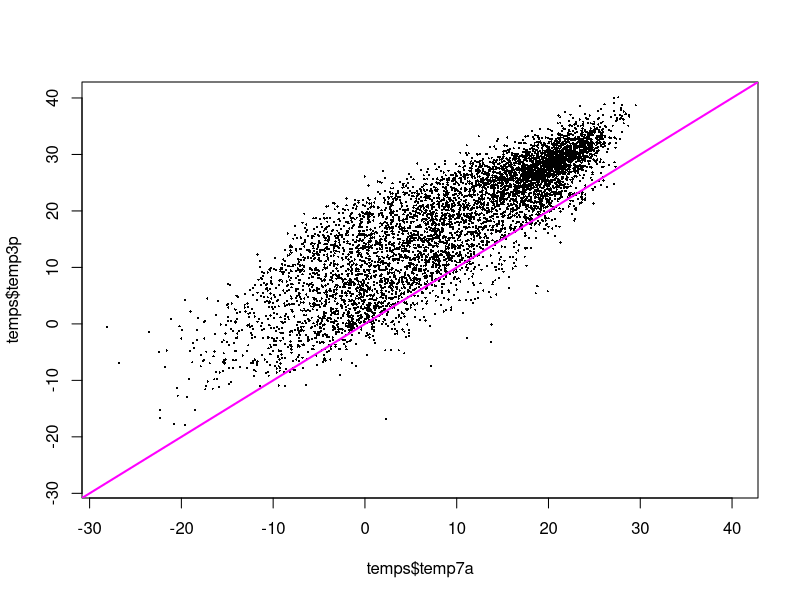
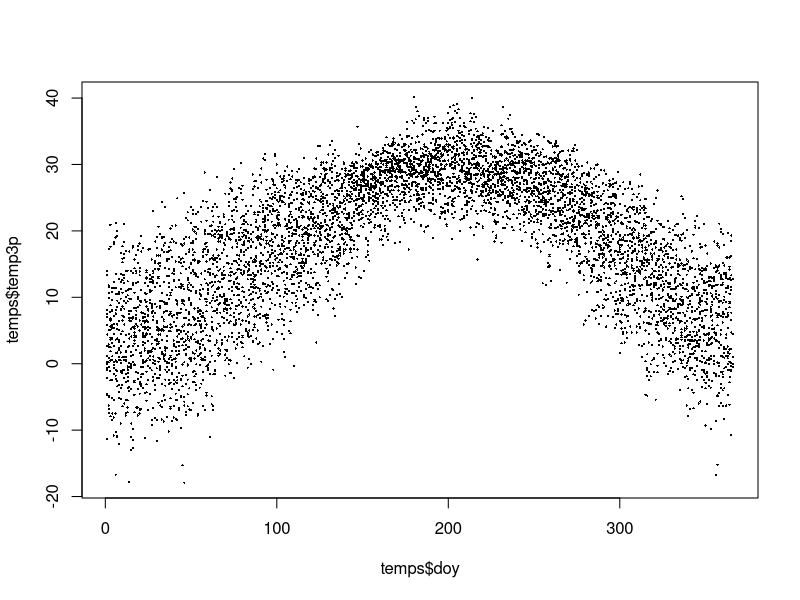
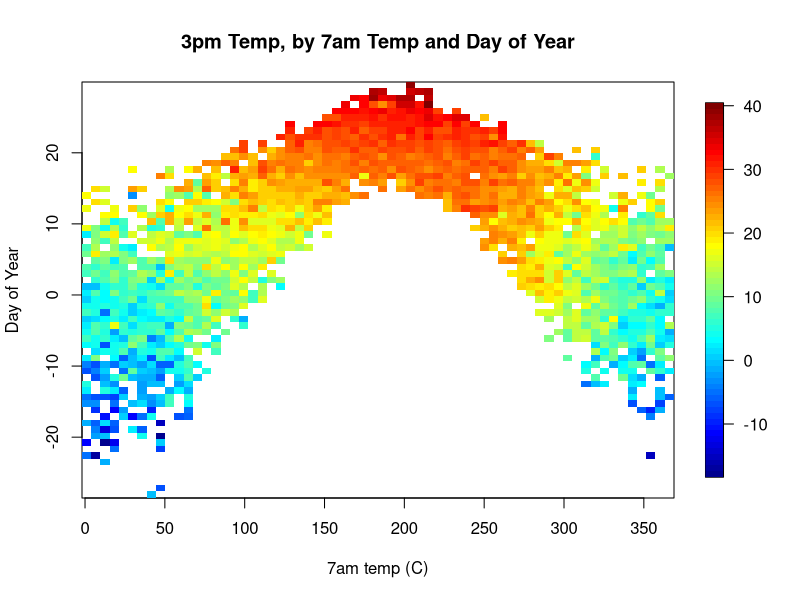
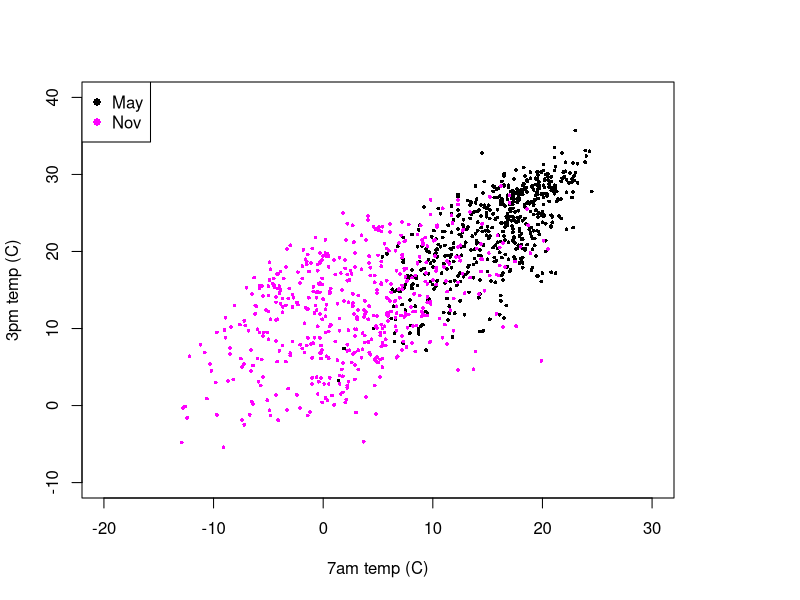
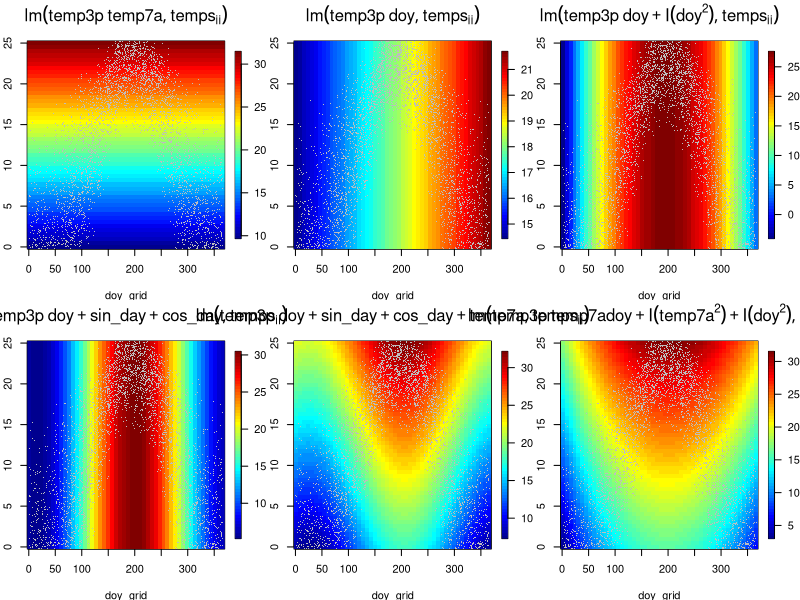
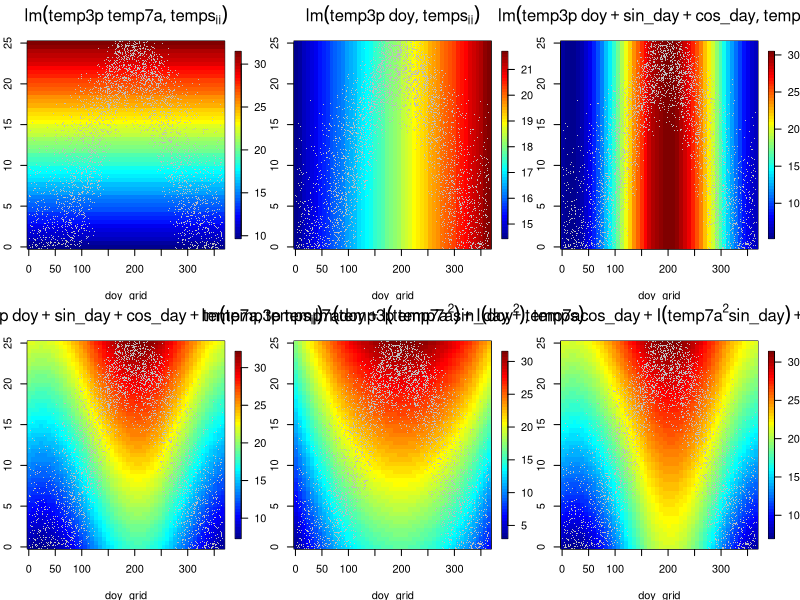

These charts were generated, in order, by the following R code:

# read in the data
temps <- read.csv("../datasets/salem_7a_3p.csv")
head(temps)
dim(temps)

# make the date column be a date
class( temps$date )
temps$date <- as.Date( temps$date, "%Y-%m-%d" )
class( temps$date )

# plots
lims <- range(c(temps$temp7a, temps$temp3p), na.rm=TRUE)
plot(temps$temp7a, temps$temp3p, xlim=lims, ylim=lims, cex=0.3, pch=16)
abline(0,1,col="magenta",lwd=2)

plot(temps$doy, temps$temp3p, cex = 0.3, pch = 16 )

# install.packages("fields")
ii <- !( is.na( temps$temp3p ) | is.na( temps$temp7a ) )
fields::quilt.plot( 
    temps$doy[ii], temps$temp7a[ii], temps$temp3p[ii],
    xlab = "7am temp (C)", ylab = "Day of Year",
    main = "3pm Temp, by 7am Temp and Day of Year"
)

# fit some models
m1 <- lm( temp3p ~ temp7a, data = temps[ii,] )
summary(m1)
# sigmahat = 5.532

# linear in day of year
m2 <- lm( temp3p ~ doy, data = temps[ii,] )
summary(m2)
# sigmahat = 10.36

# quadratic in day of year
m3 <- lm( temp3p ~ doy + I(doy^2), data = temps[ii,] )
summary(m3)
# 6.306

# sin and cosine
temps$sin_day <- sin( temps$doy*2*pi/365.25 )
temps$cos_day <- cos( temps$doy*2*pi/365.25 )
temps$sin_day2 <- sin( temps$doy*4*pi/365.25 )
temps$cos_day2 <- cos( temps$doy*4*pi/365.25 )
m4 <- lm( temp3p ~ doy + sin_day + cos_day, data=temps[ii,] )
summary(m4)
# 6.017
m4a <- lm( temp3p ~ doy + sin_day + cos_day + sin_day2 + cos_day2, data=temps[ii,] )
summary(m4a)

# sin and cosine and 7am temp
temps$sin_day <- sin( temps$doy*2*pi/365.25 )
temps$cos_day <- cos( temps$doy*2*pi/365.25 )
m5 <- lm( temp3p ~ doy + sin_day + cos_day + temp7a, data=temps[ii,] )
summary(m5)
# 5.154

# compare the importance of 7am vs day of year

# importance of day of year
anova(m1, m5)

# importance of 7am temp
anova(m4, m5)

# let's try some interactions

# factor-numeric models with 7am and month
temps$month <- format( temps$date, "%m-%b" )
summary( lm( temp3p ~ temp7a + month, data = temps ) )
summary( lm( temp3p ~ temp7a + month - 1, data = temps ) )
summary( lm( temp3p ~ temp7a * month, data = temps ) )

# investigate May vs Nov in a plot
xlims <- c(-20,30)
ylims <- c(-10,40)
iiMay <- temps$month == "05-May"
iiNov <- temps$month == "11-Nov"
plot( 
    temps$temp7a[iiMay], temps$temp3p[iiMay], 
    xlim = xlims, ylim = ylims,
    xlab = "7am temp (C)", ylab = "3pm temp (C)", cex=0.5, pch=16
)
points( 
  temps$temp7a[iiNov], temps$temp3p[iiNov], col="magenta",
  cex=0.5, pch=16
)
legend(
    "topleft", legend = c("May","Nov"), 
    col = c("black","magenta"), pch = 16
)

# what's the difference between fitting this
# factor-numeric interaction, versus fitting
# separate linear models for each month?
summary( lm( temp3p ~ temp7a, data = temps[iiMay,] ) )
summary( lm( temp3p ~ temp7a, data = temps[iiNov,] ) )


# what model would you fit to estimate long term trends?


# try a full quadratic model in doy and 7am temp
m6 <- lm( temp3p ~ temp7a*doy + I(temp7a^2) + I(doy^2), data = temps )
summary(m6)


# plot the fitted values
ngrid <- 50
temp7a_grid <- seq(0,25,length.out=ngrid)
doy_grid <- seq(1,366, length.out=ngrid)
grid <- expand.grid( doy = doy_grid, temp7a = temp7a_grid )
grid$sin_day <- sin(2*pi*grid$doy/365.25)
grid$cos_day <- cos(2*pi*grid$doy/365.25)

m1$preds <- predict(m1, grid)
m2$preds <- predict(m2, grid)
m3$preds <- predict(m3, grid)
m4$preds <- predict(m4, grid)
m5$preds <- predict(m5, grid)
m6$preds <- predict(m6, grid)

par(mfrow=c(2,3))
for( mm in list(m1,m2,m3,m4,m5,m6) ){
    print(mm)
    z <- matrix(mm$preds,ngrid,ngrid)
    fields::image.plot(doy_grid, temp7a_grid, z)
    points(temps$doy, temps$temp7a, col = "gray", cex = 0.2, pch = 16 )
    mtext(mm$call,3,line=1)
}

# sin day cos day interaction model?
m7 <- lm( 
    temp3p ~ temp7a*sin_day + temp7a*cos_day + 
        I(temp7a^2*sin_day) + I(temp7a^2*cos_day),
    data = temps 
)
summary(m7)

m7$preds <- predict(m7, grid)

par(mfrow=c(2,3))
for( mm in list(m1,m2,m4,m5,m6,m7) ){
    print(mm)
    z <- matrix(mm$preds,ngrid,ngrid)
    fields::image.plot(doy_grid, temp7a_grid, z)
    points(temps$doy, temps$temp7a, col = "gray", cex = 0.2, pch = 16 )
    mtext(mm$call,3,line=1)
}
